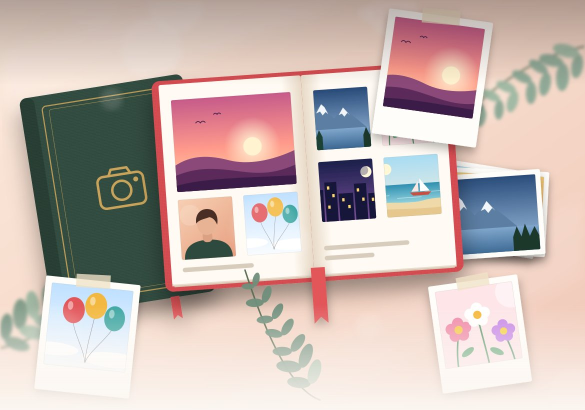
#> input picture web/img/hero.jpg, 1170 x 820 px (shown at 1/2 size)
$ python -i imgedit.py   (imports and definitions only)
#> lines starting #> are read from the running program, lines starting #| are printed output that depends on the picture
# -*- coding: utf-8 -*-
"""
Редактирование фото по текстовому запросу.

Только локальные приёмы без генерации изображений нейросетью (генеративные модели не используются):
стили «Хэллоуин», «Новый год», «День рождения», ч/б, винтаж, мультяшный, «ярче»
и удаление объекта по отметке пальцем (inpaint OpenCV).
Что локально невозможно (открыть глаза, дорисовать шляпу), честно сообщается пользователю.
"""
from __future__ import annotations

import io
import math
import os
import random
import re
import time
import logging
_lg = logging.getLogger("picpac")

import cv2
import numpy as np
from PIL import Image, ImageDraw, ImageFilter


class EditError(Exception):
    pass


def status() -> dict:
    """Для админ-панели. Генерация и дорисовка фото нейросетью не используются, только локальные приёмы."""
    return dict(mode="local", ok=True, url="", error="")


# ---------------------------------------------------------------------------
# ЛОКАЛЬНЫЕ ПРИЁМЫ
# ---------------------------------------------------------------------------
def _np(im):
    return np.asarray(im.convert("RGB")).copy()


def _vignette(arr, strength=0.55, power=2.2):
    h, w = arr.shape[:2]
    y, x = np.ogrid[:h, :w]
    d = np.sqrt(((x - w / 2) / (w / 2)) ** 2 + ((y - h / 2) / (h / 2)) ** 2) / math.sqrt(2)
    m = 1 - strength * np.clip(d, 0, 1) ** power
    return (arr.astype(np.float32) * m[..., None])


def _tint(arr, rgb, k):
    a = arr.astype(np.float32)
    return a * (1 - k) + np.array(rgb, np.float32) * k


def _bat(d, cx, cy, s, fill=(15, 10, 25)):
    pts = [(cx, cy - s * .15), (cx + s * .25, cy - s * .35), (cx + s * .5, cy - s * .3), (cx + s * 1.0, cy - s * .05),
           (cx + s * .75, cy + s * .02), (cx + s * .6, cy + s * .22), (cx + s * .38, cy + s * .05), (cx + s * .18, cy + s * .25),
           (cx, cy + s * .12)]
    mir = [(2 * cx - x, y) for x, y in reversed(pts)]
    d.polygon(pts + mir, fill=fill)
    d.polygon([(cx - s * .1, cy - s * .15), (cx - s * .06, cy - s * .32), (cx, cy - s * .18),
               (cx + s * .06, cy - s * .32), (cx + s * .1, cy - s * .15)], fill=fill)


def halloween(im: Image.Image, seed=7) -> Image.Image:
    rng = random.Random(seed)
    a = _np(im)
    a = _tint(a, (255, 120, 20), 0.12) * np.array([1.0, 0.86, 0.78]) * 0.82
    a = _vignette(np.clip(a, 0, 255), 0.75, 2.0)
    out = Image.fromarray(np.clip(a, 0, 255).astype(np.uint8)).convert("RGBA")
    W, H = out.size
    ov = Image.new("RGBA", out.size, (0, 0, 0, 0))
    d = ImageDraw.Draw(ov)
    # луна
    mr = W * 0.07
    mx, my = W * 0.83, H * 0.14
    glow = Image.new("RGBA", out.size, (0, 0, 0, 0))
    ImageDraw.Draw(glow).ellipse([mx - mr * 1.8, my - mr * 1.8, mx + mr * 1.8, my + mr * 1.8], fill=(255, 220, 130, 70))
    ov = Image.alpha_composite(ov, glow.filter(ImageFilter.GaussianBlur(mr * 0.8)))
    d = ImageDraw.Draw(ov)
    d.ellipse([mx - mr, my - mr, mx + mr, my + mr], fill=(255, 232, 160, 235))
    for cx, cy, r in ((-0.3, -0.2, .22), (0.25, 0.25, .16), (0.2, -0.35, .12)):
        d.ellipse([mx + cx * mr - r * mr, my + cy * mr - r * mr, mx + cx * mr + r * mr, my + cy * mr + r * mr], fill=(235, 205, 130, 200))
    # летучие мыши
    for _ in range(6):
        bx, by = rng.uniform(.05, .8) * W, rng.uniform(.03, .3) * H
        _bat(d, bx, by, rng.uniform(.025, .05) * W)
    # паутина в левом верхнем углу
    cw = W * 0.2
    for k in range(6):
        ang = k * (math.pi / 2) / 5
        d.line([(0, 0), (math.cos(ang) * cw, math.sin(ang) * cw)], fill=(235, 235, 235, 170), width=max(1, int(W * .002)))
    for r in (0.3, 0.55, 0.8, 1.0):
        pts = [(math.cos(k * math.pi / 2 / 5) * cw * r * (0.93 if k % 2 else 1), math.sin(k * math.pi / 2 / 5) * cw * r * (0.93 if k % 2 else 1)) for k in range(6)]
        d.line(pts, fill=(235, 235, 235, 150), width=max(1, int(W * .0016)))
    # тыква внизу справа
    pr = W * 0.07
    px, py = W * 0.9, H * 0.9
    for dx in (-0.55, 0.55, 0):
        d.ellipse([px + dx * pr - pr * .7, py - pr * .7, px + dx * pr + pr * .7, py + pr * .7], fill=(238, 120, 20, 245), outline=(150, 60, 0, 255), width=max(1, int(W * .002)))
    d.rectangle([px - pr * .08, py - pr * .95, px + pr * .12, py - pr * .6], fill=(60, 100, 30, 255))
    for ex in (-0.3, 0.3):
        d.polygon([(px + ex * pr, py - pr * .1), (px + ex * pr - pr * .13, py + pr * .1), (px + ex * pr + pr * .13, py + pr * .1)], fill=(40, 20, 0, 255))
    d.polygon([(px - pr * .3, py + pr * .25), (px - pr * .1, py + pr * .38), (px, py + pr * .28), (px + pr * .1, py + pr * .38), (px + pr * .3, py + pr * .25), (px + pr * .15, py + pr * .5), (px - pr * .15, py + pr * .5)], fill=(40, 20, 0, 255))
    return Image.alpha_composite(out, ov).convert("RGB")


# [89 lines left out: functions newyear, birthday, bw, vintage, cartoon, enhance and 1 more, not called in this run]


# (ключевые слова, функция, название)
LOCAL_STYLES = [
    (r"хэллоуин|хеллоуин|halloween|хэлоуин", halloween, "Хэллоуин"),
    (r"нов(ый|ого|огодн\w*) год|новогодн|рождеств|зимн|снег", newyear, "Новый год"),
    (r"день рождения|днюх|праздничн|конфетти|шарик", birthday, "День рождения"),
    (r"ч/б|чёрно|черно|монохром|\bbw\b", bw, "Чёрно-белое"),
    (r"винтаж|ретро|сепи|старин|плёнк|пленк", vintage, "Винтаж"),
    (r"мульт|комикс|рисован|cartoon", cartoon, "Мультяшный стиль"),
    (r"ярче|улучш|исправь цвет|цвет|контраст|светлее|авто", enhance, "Автоулучшение"),
]
REMOVE_RX = r"убер|удал|сотри|убрать|удалить|стереть|избав|без (человек|мусор|лишн)"
NEEDS_MODEL_NOTE = ("Такую правку (открыть глаза, дорисовать предмет, поменять одежду) сейчас сделать не получится. "
                    "Доступны стили (Хэллоуин, Новый год, День рождения, ч/б, винтаж, мультяшный, ярче) "
                    "и удаление объекта по отметке.")


# [23 lines left out: functions local_edit, run_edit, not called in this run]


EDIT_RX = re.compile(
    r"глаз|моргн|улыб|убер[иуеь]|удали|сотри|сотр|убрать|дорис|добав\w+ (на фото|на фотографи|шляп|очки|цветы|снег|фон)|"
    r"замени фон|фон на|хэллоуин|хеллоуин|в стиле|сделай (ч/б|чёрно|черно|мульт|винтаж|ярче|светлее)|ретушь|отретуш|"
    r"волос|одежд|шляп|очки|помен\w+ (одежд|фон|цвет)|"
    r"измени\w* (это |эту )?(фото|снимок|кадр|фотографи)|(фото|снимок|кадр)\w* ?\d* ?(добав|дорис|убер|удали)|добав\w+ .{1,25} (на|в) (это |эту )?(фото|снимок|кадр)", re.I)

>>> from PIL import Image
>>> picture = Image.open('web/img/hero.jpg')
#> picture is the input picture: PIL image 1170x820 RGB; mean R, G, B 198.3, 182.7, 177.8
>>> result = halloween(picture)
#> in _tint, `return a * (1 - k) + np.array(rgb, np.float32) * k`:
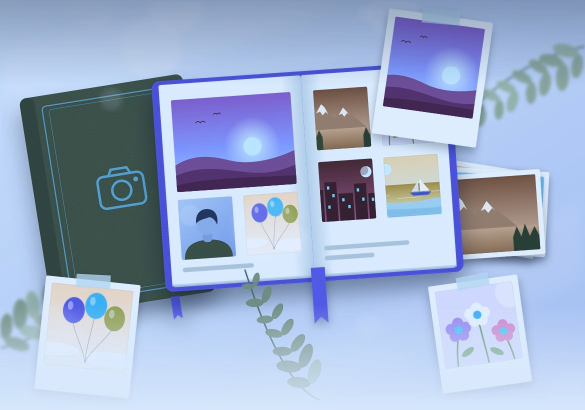
#> returned value: shape (820, 1170, 3) float32 (shown at 1/2 size); mean of channels 0, 1, 2 205.5, 175.1, 158.7; drawn as B, G, R
#> in halloween, `a = _tint(a, (255, 120, 20), 0.12) * np.array([1.0, 0.86, 0.78]) * 0.82`:
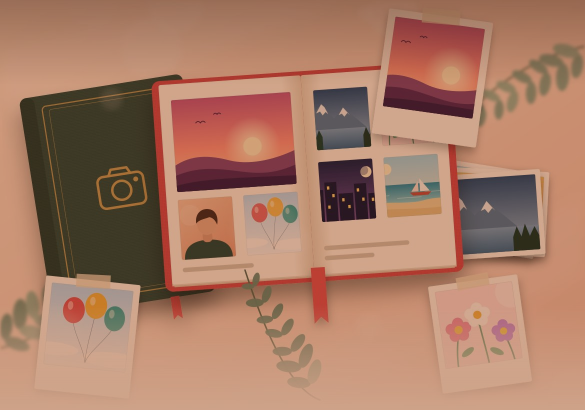
#> a: shape (820, 1170, 3) float64 (shown at 1/2 size); mean R, G, B 168.2, 123.5, 101.6
#> in _vignette, `m = 1 - strength * np.clip(d, 0, 1) ** power`:
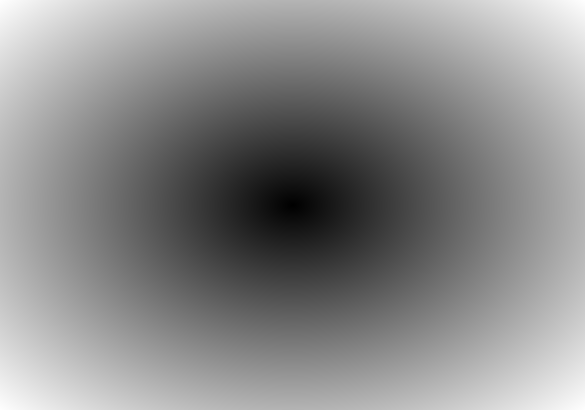
#> d: shape (820, 1170) float64 (shown at 1/2 size); min 0, max 1, mean 0.541
#> in _vignette, `return (arr.astype(np.float32) * m[..., None])`:
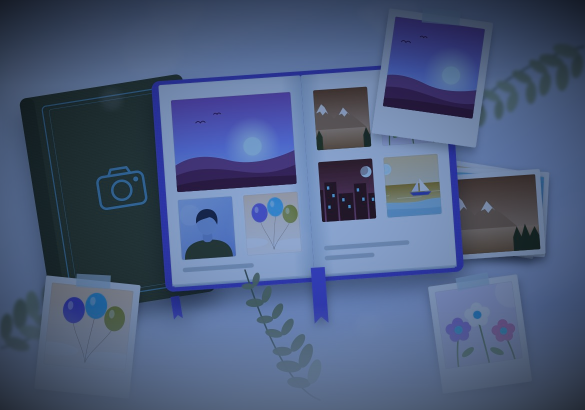
#> returned value: shape (820, 1170, 3) float64 (shown at 1/2 size); mean of channels 0, 1, 2 124.6, 91.2, 75.2; drawn as B, G, R
#> in halloween, `out = Image.fromarray(np.clip(a, 0, 255).astype(np.uint8)).convert("RG..`:
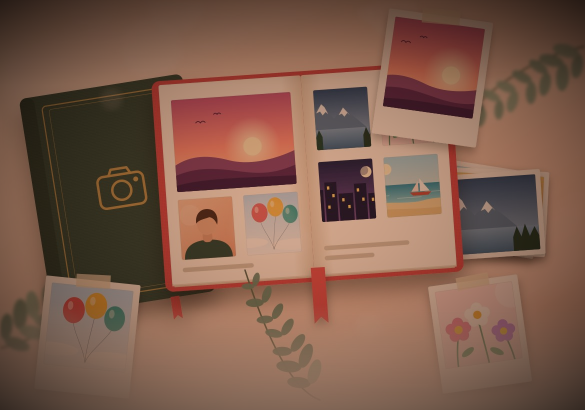
#> out: PIL image 1170x820 RGBA (shown at 1/2 size); mean R, G, B, A 124.1, 90.7, 74.7, 255
#> in halloween, `ov = Image.new("RGBA", out.size, (0, 0, 0, 0))`: ov: PIL image 1170x820 RGBA; every value is 0
#> in halloween, `ImageDraw.Draw(glow).ellipse([mx - mr * 1.8, my - mr * 1.8, mx + mr * ..`:
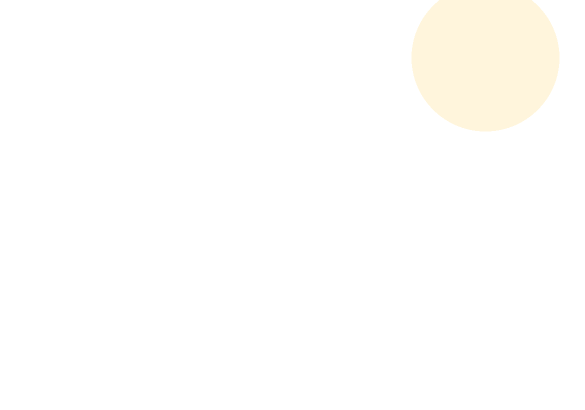
#> glow: PIL image 1170x820 RGBA (shown at 1/2 size); mean R, G, B, A 17.2, 14.8, 8.7, 4.7; transparent parts drawn white
#> in halloween, `return Image.alpha_composite(out, ov).convert("RGB")`:
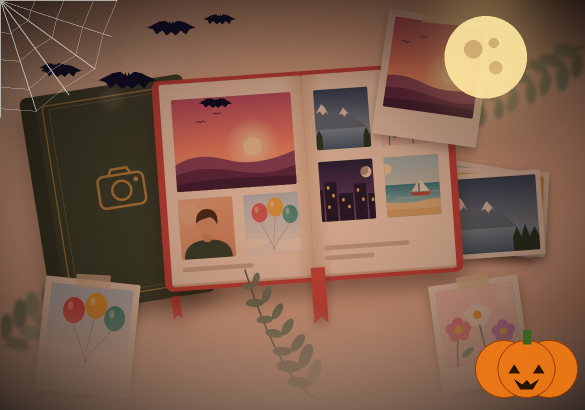
#> returned value: PIL image 1170x820 RGB (shown at 1/2 size); mean R, G, B 129.2, 94.9, 75.8

$ run again, on web/img/login.jpg
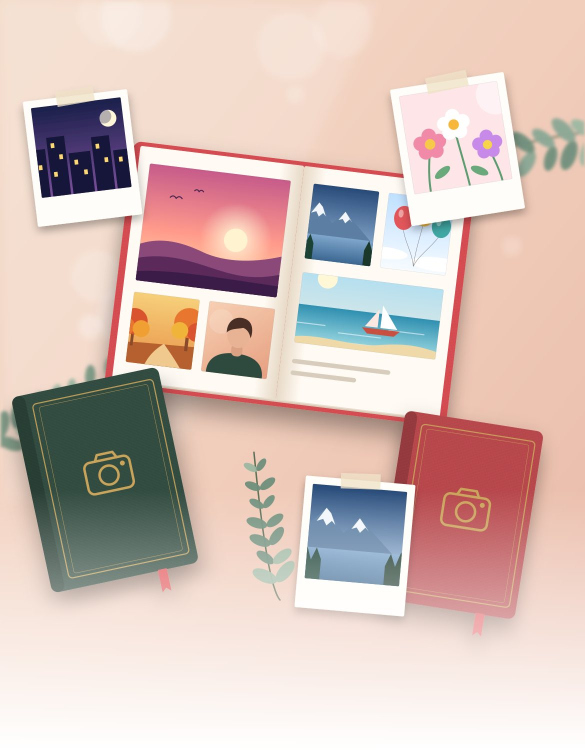
#> input picture web/img/login.jpg, 1170 x 1500 px (shown at 1/2 size)
#> picture is the input picture: PIL image 1170x1500 RGB; mean R, G, B 213.6, 192.1, 185
#> in halloween, `ImageDraw.Draw(glow).ellipse([mx - mr * 1.8, my - mr * 1.8, mx + mr * ..`:
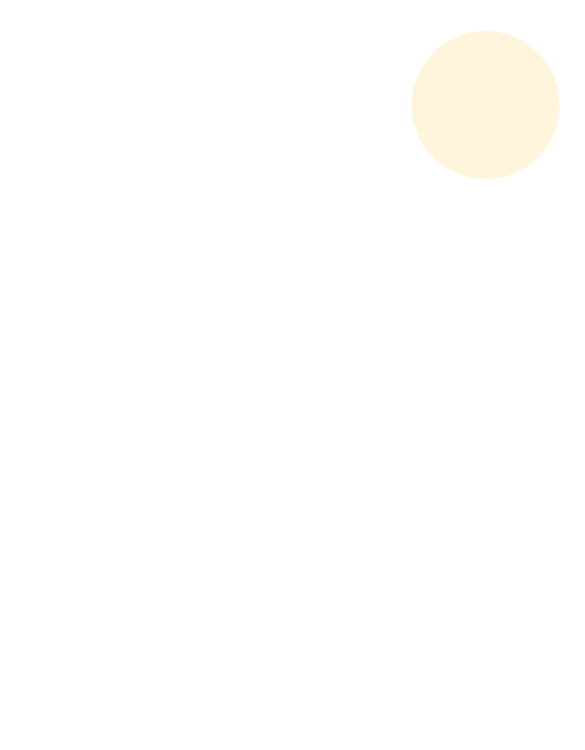
#> glow: PIL image 1170x1500 RGBA (shown at 1/2 size); mean R, G, B, A 10, 8.6, 5.1, 2.7; transparent parts drawn white
#> in halloween, `return Image.alpha_composite(out, ov).convert("RGB")`:
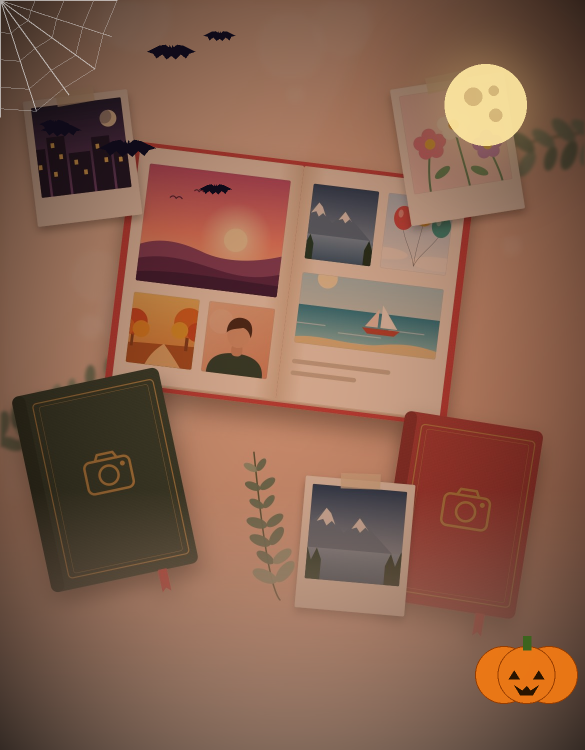
#> returned value: PIL image 1170x1500 RGB (shown at 1/2 size); mean R, G, B 134.6, 96.7, 77.6
